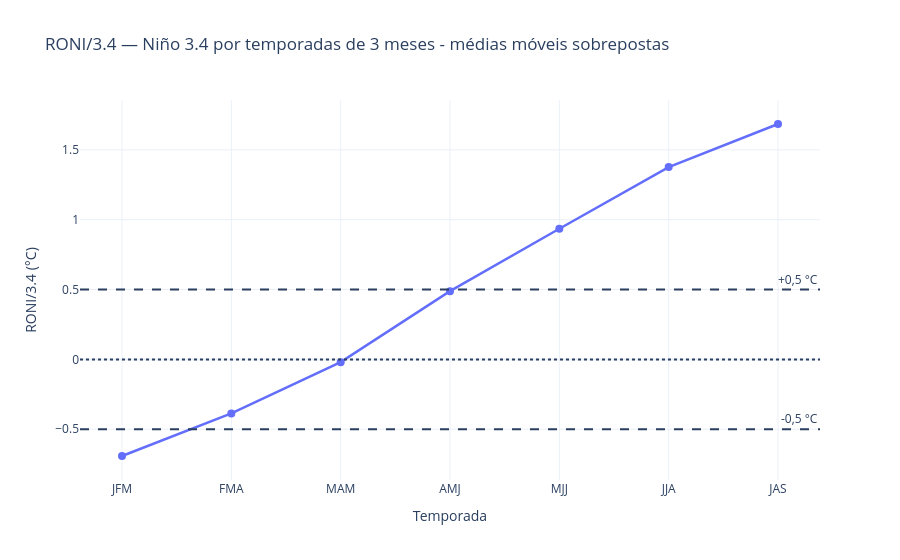

Notebook source saved alongside this figure:
### Code cell
# ============================================================
# 12 — Gráfico do RONI/3.4 por temporada
# ============================================================

import plotly.graph_objects as go

fig = go.Figure()

# Série do RONI/3.4
fig.add_trace(go.Scatter(
    x=df_roni["Temporada"],
    y=df_roni["RONI/3.4"],
    mode="lines+markers",
    name="RONI/3.4 — Niño 3.4",
    line=dict(width=2.5),
    marker=dict(size=8)
))

# Limite de El Niño
fig.add_hline(
    y=0.5,
    line_dash="dash",
    annotation_text="+0,5 °C"
)

# Limite de La Niña
fig.add_hline(
    y=-0.5,
    line_dash="dash",
    annotation_text="-0,5 °C"
)

# Linha de referência 0 °C
fig.add_hline(
    y=0,
    line_dash="dot"
)

fig.update_layout(
    title="RONI/3.4 — Niño 3.4 por temporadas de 3 meses - médias móveis sobrepostas",
    legend_title="Fases do ENSO (El Niño, La Niña, Neutro)",
    xaxis_title="Temporada",
    yaxis_title="RONI/3.4 (°C)",
    template="plotly_white",
    hovermode="x unified"
)

fig.show()

### Figure 1 — Plotly figure (JSON) as saved in the notebook; plotly's stock layout.template omitted (floating-point values rounded to 4 significant figures)
{"data": [{"line": {"width": 2.5}, "marker": {"size": 8}, "mode": "lines+markers", "name": "RONI/3.4 — Niño 3.4", "type": "scatter", "x": ["JFM", "FMA", "MAM", "AMJ", "MJJ", "JJA", "JAS"], "y": [-0.6917, -0.3867, -0.02, 0.4883, 0.935, 1.377, 1.685]}], "layout": {"annotations": [{"showarrow": false, "text": "+0,5 °C", "x": 1, "xanchor": "right", "xref": "x domain", "y": 0.5, "yanchor": "bottom", "yref": "y"}, {"showarrow": false, "text": "-0,5 °C", "x": 1, "xanchor": "right", "xref": "x domain", "y": -0.5, "yanchor": "bottom", "yref": "y"}], "hovermode": "x unified", "legend": {"title": {"text": "Fases do ENSO (El Niño, La Niña, Neutro)"}}, "shapes": [{"line": {"dash": "dash"}, "type": "line", "x0": 0, "x1": 1, "xref": "x domain", "y0": 0.5, "y1": 0.5, "yref": "y"}, {"line": {"dash": "dash"}, "type": "line", "x0": 0, "x1": 1, "xref": "x domain", "y0": -0.5, "y1": -0.5, "yref": "y"}, {"line": {"dash": "dot"}, "type": "line", "x0": 0, "x1": 1, "xref": "x domain", "y0": 0, "y1": 0, "yref": "y"}], "title": {"text": "RONI/3.4 — Niño 3.4 por temporadas de 3 meses - médias móveis sobrepostas"}, "xaxis": {"title": {"text": "Temporada"}}, "yaxis": {"title": {"text": "RONI/3.4 (°C)"}}}}
